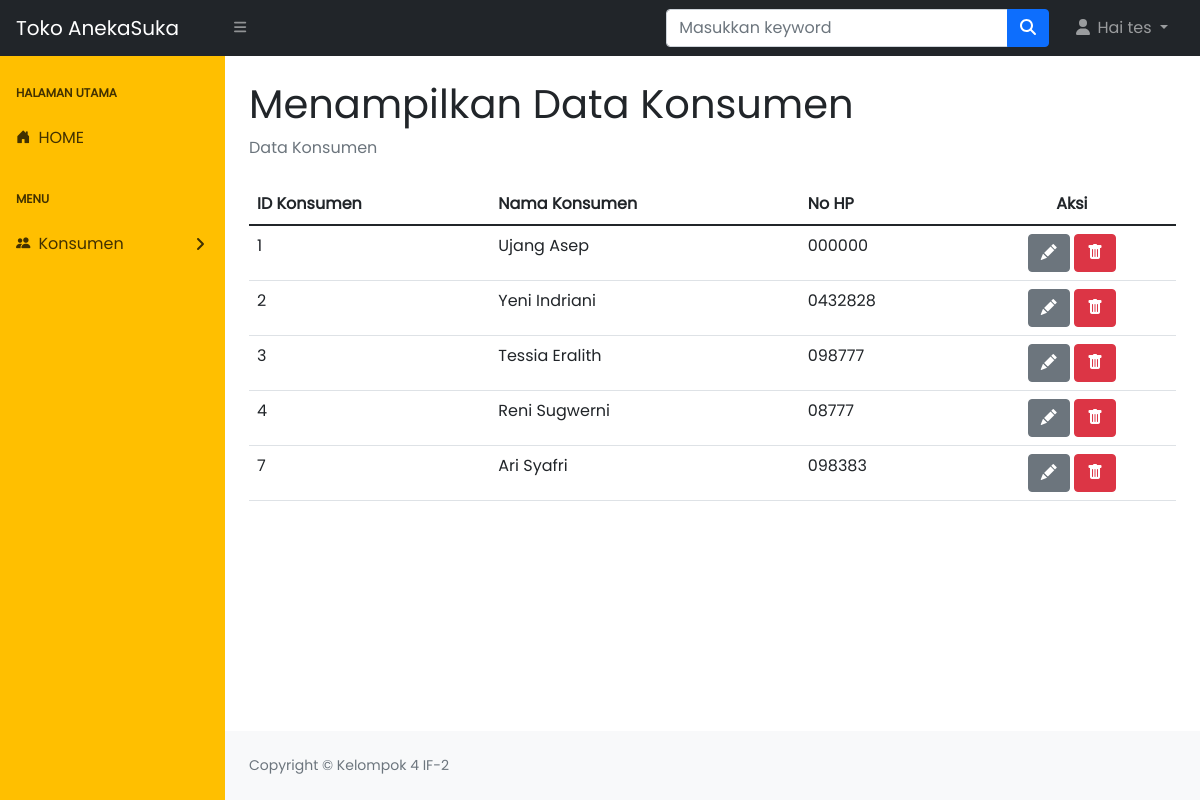
The app's page /konsumen.php (signed in) with its own data.
### tables this page shows
CREATE TABLE `konsumen` (
  `idkonsumen` int(12) NOT NULL,
  `namakonsumen` varchar(30) DEFAULT NULL,
  `nohp` varchar(15) DEFAULT NULL
);

### functions.php (called while the page is built, shortened)
<?php
    $conn = mysqli_connect("localhost", "root", "", "penjualanimk");
    function query($query){
        global $conn;
        $result = mysqli_query($conn, $query);
        $rows = [];
        while ($row = mysqli_fetch_assoc($result)){
            $rows[] = $row;
        }
        return $rows;
    }
?>

### konsumen.php (the view, shortened to what this page needs)
<?php
    require 'functions.php';
    $konsumen = query("SELECT * FROM konsumen");
?>
<!DOCTYPE html>
<html lang="en">
    <head>
        <link rel="stylesheet" href="https://cdn.jsdelivr.net/npm/bootstrap-icons@1.10.3/font/bootstrap-icons.css">
        <link href="https://cdn.jsdelivr.net/npm/simple-datatables@latest/dist/style.css" rel="stylesheet" />
        <link href="css/styles.css" rel="stylesheet" />
    </head>
    <body class="sb-nav-fixed">
        <nav class="sb-topnav navbar navbar-expand navbar-dark bg-dark">
            <a class="navbar-brand ps-3" href="index.html">Toko AnekaSuka</a>
            <button class="btn btn-link btn-sm order-1 order-lg-0 me-4 me-lg-0" id="sidebarToggle" href="#!"><i class="fas fa-bars"></i></button>
            <form class="d-none d-md-inline-block form-inline ms-auto me-0 me-md-3 my-2 my-md-0" action="" method="post">
                <div class="input-group">
                    <input class="form-control" type="text" placeholder="Masukkan keyword" name="keyword" aria-label="" aria-describedby="btnNavbarSearch" />
                    <button class="btn btn-primary" id="cari" type="submit" name="cari"><i class="fas fa-search"></i></button>
                </div>
            </form>
            <ul class="navbar-nav ms-auto ms-md-0 me-3 me-lg-4">
                <li class="nav-item dropdown">
                    <a class="nav-link dropdown-toggle" id="navbarDropdown" href="#" role="button" data-bs-toggle="dropdown" aria-expanded="false"><i class="fas fa-user fa-fw"></i> Hai <?= $_SESSION["namapegawai"];?> </a>
                </li>
            </ul>
        </nav>
        <div id="layoutSidenav">
            <div id="layoutSidenav_nav">
                <nav class="sb-sidenav accordion sb-sidenav-dark" id="sidenavAccordion">
                    <div class="sb-sidenav-menu">
                        <div class="nav">
                            <div class="sb-sidenav-menu-heading">Halaman Utama</div>
                            <a class="nav-link" href="index.php">
                                <div class="sb-nav-link-icon"><i class="bi bi-house-door-fill"></i></div>
                                HOME
                            </a>
                            <div class="sb-sidenav-menu-heading">Menu</div>
                            <a class="nav-link collapsed" href="#" data-bs-toggle="collapse" data-bs-target="#collapseKonsumen" aria-expanded="false" aria-controls="collapseInventori">
                                <div class="sb-nav-link-icon"><i class="bi bi-people-fill"></i></div>
                                Konsumen
                                <div class="sb-sidenav-collapse-arrow"><i class="fas fa-angle-down"></i></div>
                            </a>
                        </div>
                    </div>
                </nav>
            </div>
            <div id="layoutSidenav_content">
                <main>
                    <div class="container-fluid px-4">
                        <h1 class="mt-4">Menampilkan Data Konsumen</h1>
                        <ol class="breadcrumb mb-4">
                            <li class="breadcrumb-item active">Data Konsumen</li>
                        </ol>
                        <div class="div">
                        <table class="table">
                        <thead>
                            <tr>
                            <th scope="col">ID Konsumen</th>
                            <th scope="col">Nama Konsumen</th>
                            <th scope="col">No HP</th>
                            <th scope="col" style="text-align: center;">Aksi</th>
                            </tr>
                        </thead>
                        <tbody>
                            <?php foreach($konsumen as $row) : ?>
                            <tr>
                            <td><?= $row["idkonsumen"]?></td>
                            <td><?= $row["namakonsumen"]?></td>
                            <td><?= $row["nohp"]?></td>
                            <td style="text-align: center;">
                                <a class="btn btn-secondary" href="mengubahKonsumen.php?idkonsumen=<?= $row["idkonsumen"]; ?>"><i class="bi bi-pencil-fill"></i></a>
                                <a class="btn btn-danger" href="hapusKonsumen.php?idkonsumen=<?= $row["idkonsumen"]; ?>"onclick="return confirm('yakin?');"> <i class="bi bi-trash-fill"></i></a>
                            </td>
                        </tr>
                            <?php endforeach; ?>
                        </tbody>
                        </table>
                        </div>
                    </div>
                </main>
                <footer class="py-4 bg-light mt-auto">
                    <div class="container-fluid px-4">
                        <div class="d-flex align-items-center justify-content-between small">
                            <div class="text-muted">Copyright &copy; Kelompok 4 IF-2</div>
                        </div>
                    </div>
                </footer>
            </div>
        </div>
    </body>
</html>

### records on screen
konsumen: idkonsumen "1", namakonsumen "Ujang Asep", nohp "000000"
konsumen: idkonsumen "2", namakonsumen "Yeni Indriani", nohp "0432828"
konsumen: idkonsumen "3", namakonsumen "Tessia Eralith", nohp "098777"
konsumen: idkonsumen "4", namakonsumen "Reni Sugwerni", nohp "08777"
konsumen: idkonsumen "7", namakonsumen "Ari Syafri", nohp "098383"

### other values on screen
$_SESSION["namapegawai"] "tes"
